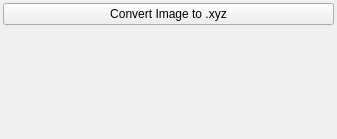
<?xml version="1.0" encoding="UTF-8"?>
<ui version="4.0">
 <class>ToolBarConvertImage</class>
 <widget class="QWidget" name="ToolBarConvertImage">
  <property name="geometry">
   <rect>
    <x>0</x>
    <y>0</y>
    <width>337</width>
    <height>139</height>
   </rect>
  </property>
  <property name="sizePolicy">
   <sizepolicy hsizetype="Preferred" vsizetype="Minimum">
    <horstretch>0</horstretch>
    <verstretch>0</verstretch>
   </sizepolicy>
  </property>
  <property name="windowTitle">
   <string>Form</string>
  </property>
  <layout class="QGridLayout" name="gridLayout">
   <property name="leftMargin">
    <number>3</number>
   </property>
   <property name="topMargin">
    <number>3</number>
   </property>
   <property name="rightMargin">
    <number>3</number>
   </property>
   <property name="bottomMargin">
    <number>3</number>
   </property>
   <property name="verticalSpacing">
    <number>6</number>
   </property>
   <item row="2" column="0">
    <spacer name="verticalSpacer">
     <property name="orientation">
      <enum>Qt::Vertical</enum>
     </property>
     <property name="sizeHint" stdset="0">
      <size>
       <width>0</width>
       <height>0</height>
      </size>
     </property>
    </spacer>
   </item>
   <item row="0" column="0">
    <widget class="QPushButton" name="convertImageButton">
     <property name="toolTip">
      <string/>
     </property>
     <property name="text">
      <string>Convert Image to .xyz</string>
     </property>
    </widget>
   </item>
  </layout>
 </widget>
 <resources>
  <include location="../../../openscantools.qrc"/>
 </resources>
 <connections/>
</ui>
